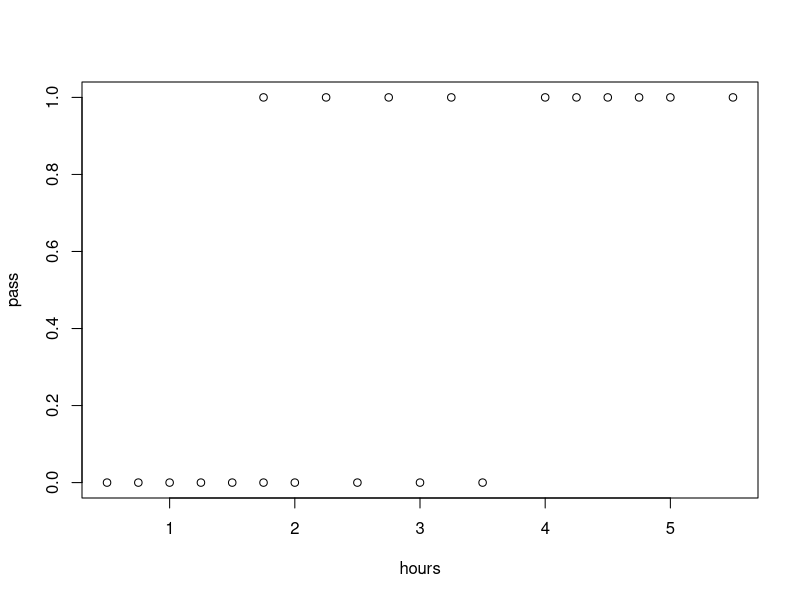
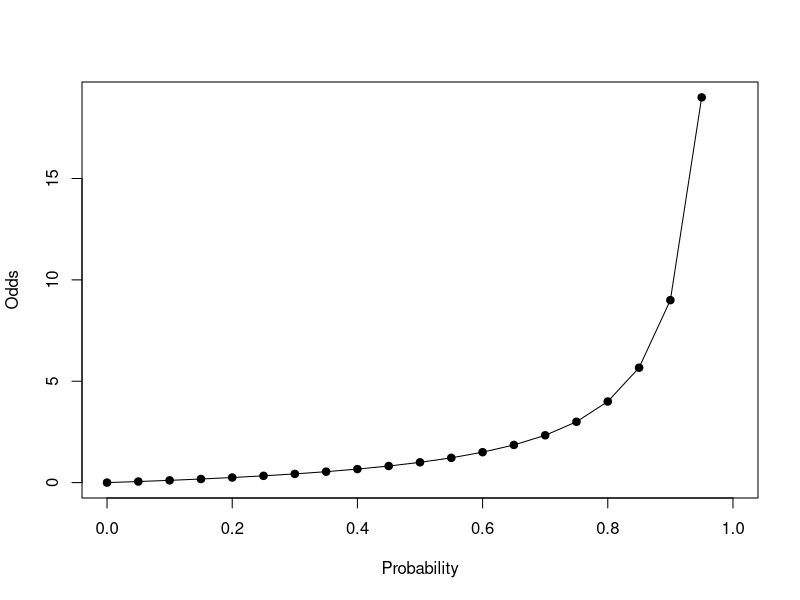
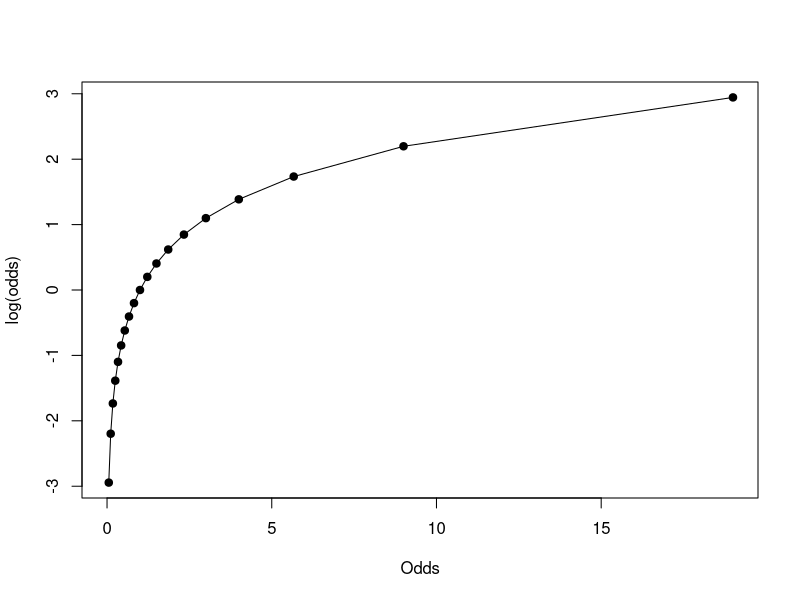
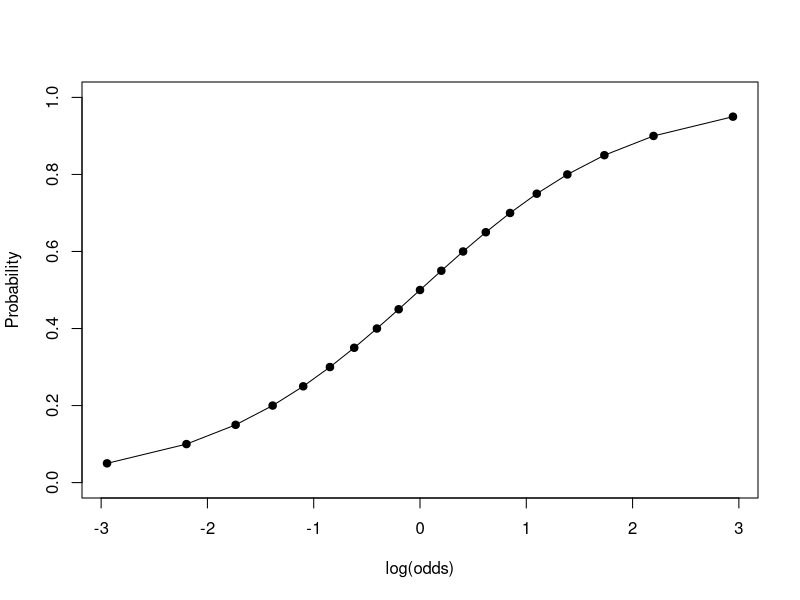

Source code (R) for these figures, in order:
## ---- chunk 1
hours <- c(0.5, 0.75, 1, 1.25, 1.5, 1.75, 1.75, 2, 2.25, 2.5, 2.75, 3, 3.25, 3.5, 4, 4.25, 4.5, 4.75, 5, 5.5)
pass <- c(0,0,0,0,0,0,1,0,1,0,1,0,1,0,1,1,1,1,1,1)
plot(pass~hours)
glm(hours~pass)
## ---- chunk 2
p <- seq(0,1, by=0.05)
data <- data.frame(probability=p, odds=p/(1-p))
head(data)
plot(data$odds~data$probability, type='o', pch=19, xlab='Probability', ylab='Odds')

plot(log(data$odds)~data$odds, type='o', pch=19, xlab='Odds', ylab='log(odds)')

plot(data$probability~log(data$odds), type='o', pch=19, xlab='log(odds)', ylab='Probability')

